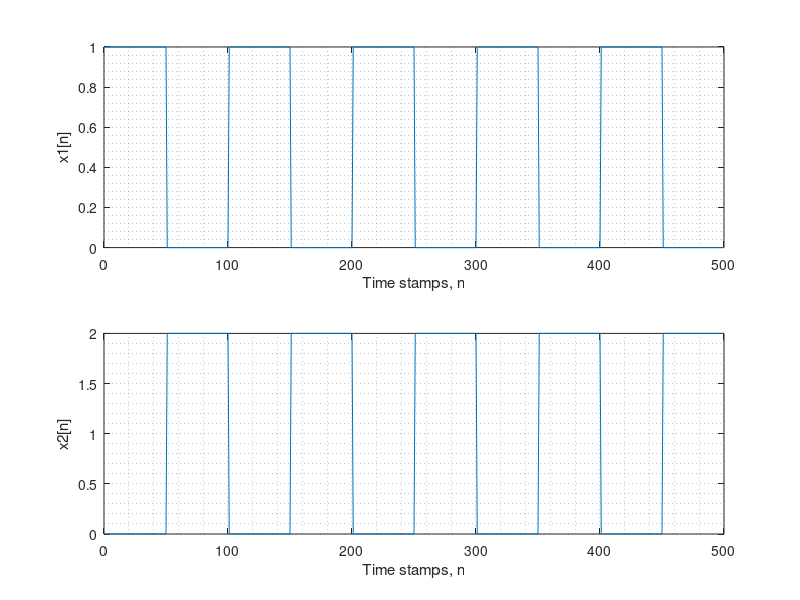
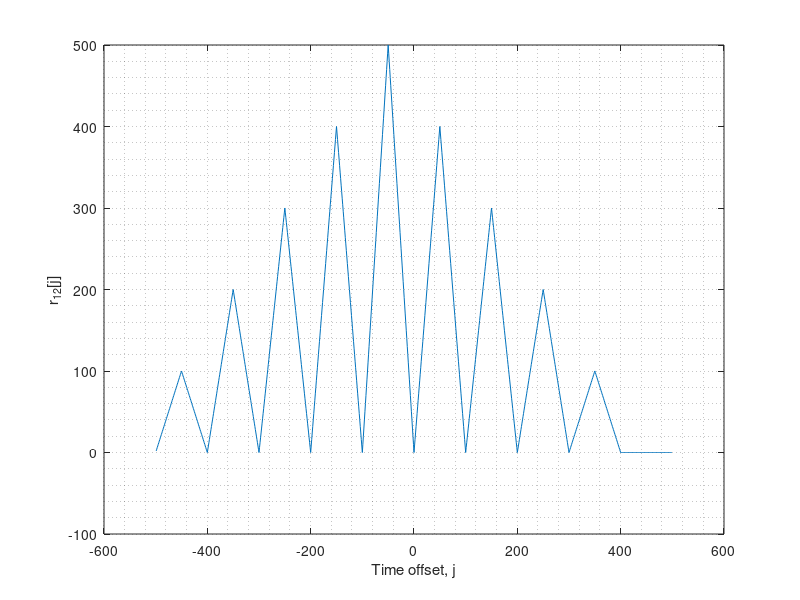
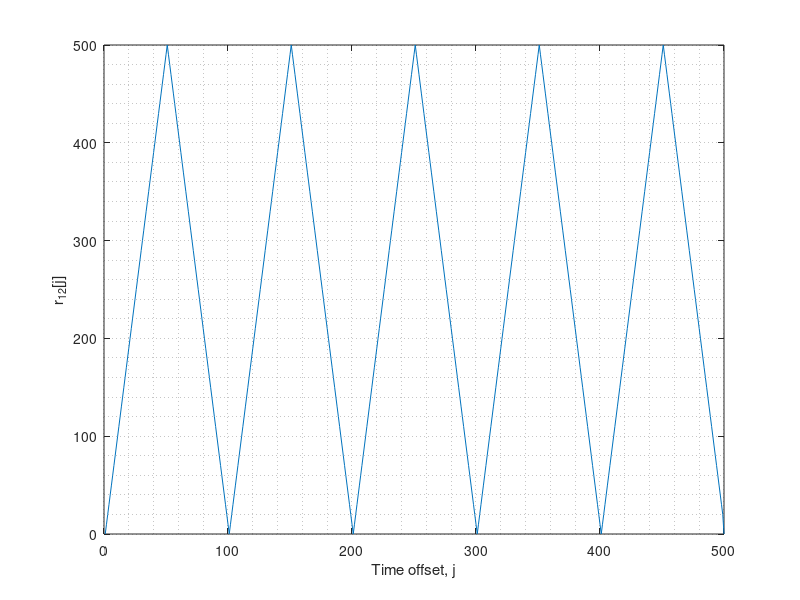

Source code (MATLAB) for these figures, in order:
clear;

fs = 100;
ts = 0:1/fs:5-1/fs;

x1 = (square(2*pi*ts)+1)/2;
x2 = 2*(square(2*pi*ts+pi)+1)/2;

subplot(2,1,1);
plot(x1), grid minor;
xlabel('Time stamps, n'), ylabel('x1[n]');

subplot(2,1,2);
plot(x2), grid minor;
xlabel('Time stamps, n'), ylabel('x2[n]');

figure;
[r12,lags] = xcorr(x1,x2);

plot(lags,r12), grid minor;
xlabel('Time offset, j'), ylabel('r_{12}[j]');

figure;
N = length(x1);
x2 = [x2 x2];

r12 = zeros(1,N);

for j=1:N-1
    r12(j) = sum(x1.*x2(j:j+N-1));
end

plot(r12), grid minor;
xlabel('Time offset, j'), ylabel('r_{12}[j]');
